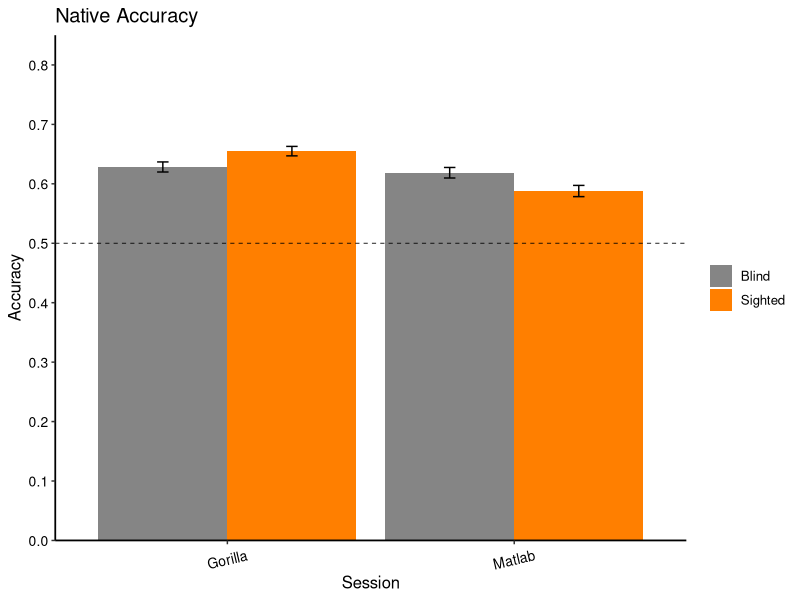

The R source for this figure:
## ---- chunk 1
# Load and install (if missing) the recquired packages
list.of.packages <- c("tidyverse", 
                      "knitr", 
                      "reshape2", 
                      "lme4",
                      "nlme",
                      "car")
new.packages <- list.of.packages[!(list.of.packages %in% installed.packages()[,"Package"])]
if(length(new.packages)) install.packages(new.packages)

lapply(list.of.packages, library, character.only = TRUE)

# set script folder as working dir
setwd(dirname(rstudioapi::getActiveDocumentContext()$path))

# set to true to show the code chunk
knitr::opts_chunk$set(echo = TRUE)
## ---- chunk 2

allData<-read.csv("data/allData.csv", header = TRUE)

## ---- chunk 3

allData$rawAccuracy <- as.integer(allData$response == allData$meaning)

allData$nativeAccuracy <- ifelse(allData$value == 'goodop', 
                                 abs(allData$rawAccuracy - 1), 
                                 allData$rawAccuracy + 0)

allData %>%
  group_by(session) %>%
  summarize(raw_acc = mean(rawAccuracy), 
            native_acc = mean(nativeAccuracy), 
            .groups = 'keep')

## ---- chunk 4

categoryAccuracy_wide <- allData %>%
  group_by(group, session) %>%
  summarize(rawAccuracy = mean(rawAccuracy), nativeAccuracy = mean(nativeAccuracy), 
            .groups = 'keep') %>% 
  pivot_wider(names_from = session, values_from = c(rawAccuracy, nativeAccuracy))

print(categoryAccuracy_wide)

## ---- chunk 5

categoryAccuracy_tidy <- allData %>%
  group_by(session, group) %>%
  summarize(rawAccuracy_mean = mean(rawAccuracy), nativeAccuracy_mean = mean(nativeAccuracy), 
            rawAccuracy_sd = sd(rawAccuracy), nativeAccuracy_sd = sd(nativeAccuracy),
            n = n(),
            rawAccuracy_se = rawAccuracy_sd / sqrt(n), nativeAccuracy_se = nativeAccuracy_sd / sqrt(n),
            .groups = 'keep')

print(categoryAccuracy_tidy)

ggplot(data = categoryAccuracy_tidy, 
       aes(x = as.factor(session), y = nativeAccuracy_mean, fill = group)) +
  geom_bar(stat="identity", position=position_dodge()) +
  theme_classic() +
  scale_fill_manual(values=c('grey52','darkorange1'), labels=c('Blind', 'Sighted')) +
  scale_y_continuous(limits=c(0, 0.85), breaks=seq(0, 0.85, 0.1), expand = c(0,0)) +
  scale_x_discrete(limits=c("gorilla", "matlab"),
                   labels = c("Gorilla", "Matlab")) + 
  geom_errorbar(aes(ymin = nativeAccuracy_mean - nativeAccuracy_se,
                    ymax = nativeAccuracy_mean + nativeAccuracy_se),
                width = .08,
                position = position_dodge(.9)) +
  labs(x="Session", y="Accuracy") +
  ggtitle("Native Accuracy") +
  theme(
    text=element_text(size=12), 
    axis.line = element_line(size = 0.6), 
    axis.text.x = element_text(size=10,colour="black",
                               angle = 13,
                               vjust = .5, 
                               hjust = 0.5), 
    axis.text.y = element_text(size=10, colour='black'), 
    legend.title=element_blank())+
  geom_hline(yintercept=c(0.5), linetype="dashed", colour="black", size=0.3)

## ---- chunk 6

nativeResult <- glmer(nativeAccuracy ~ session + group + session*group + (1 | category) +
        (1 | pseudoid) + (1 | language:stimulus), 
      data = allData,
      family = binomial,
      control = glmerControl(optimizer="bobyqa"))

summary(nativeResult)

Anova(nativeResult)

# calculate odd ratio and confidence intervals
se <- sqrt(diag(vcov(nativeResult)))
tab <- cbind(Est = fixef(nativeResult),
             LL = fixef(nativeResult) - 1.96 * se,
             UL = fixef(nativeResult) + 1.96 * se)

# print odd-ratio and confidence interval
print(exp(tab[2:4,]), digits=3)
